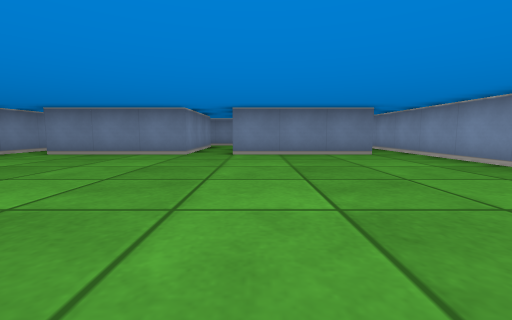
[1] (above)

12 first-person views from a walk through a cub3D ray-caster map. The camera is about half as high as the walls, tilts 6° down and sees 90° across. The floor is counted in squares. Each view is taken from the middle of a square. On the plan, view 1 faces up. The plan holds only what a view shows up to about 9 squares ahead; the rest is blank.

[2]
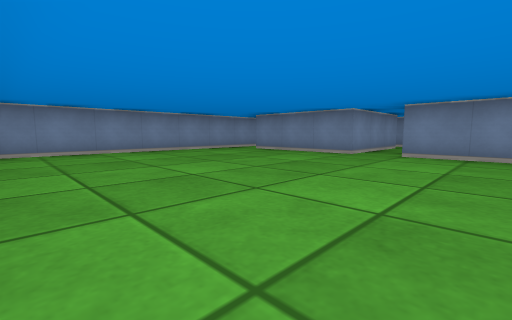

[3]
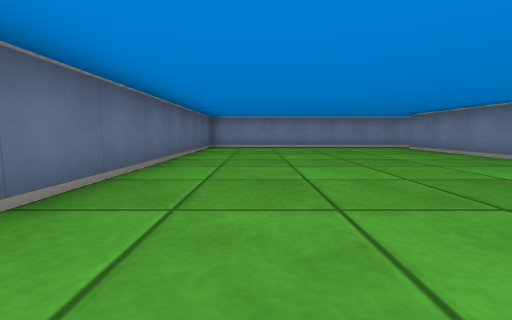

[4]
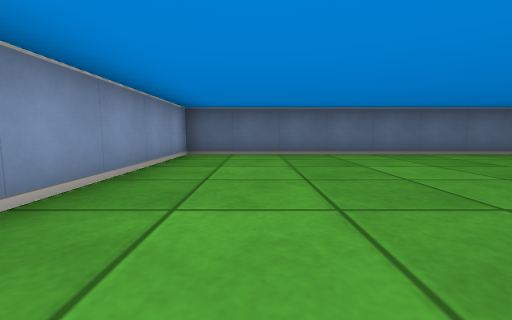

[5]
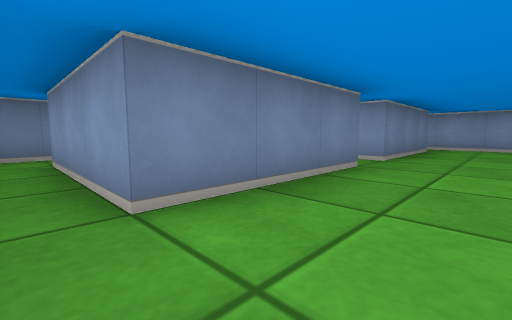

[6]
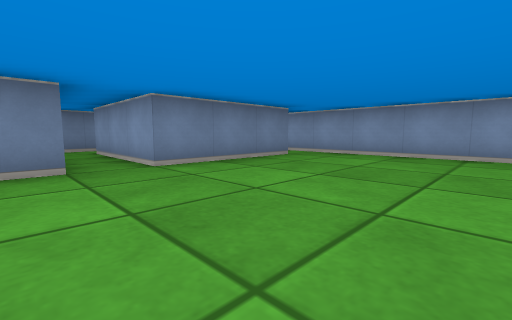

[7]
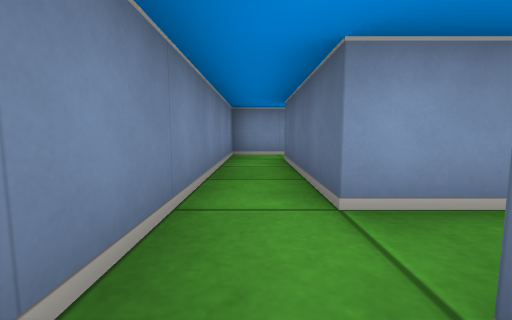

[8]
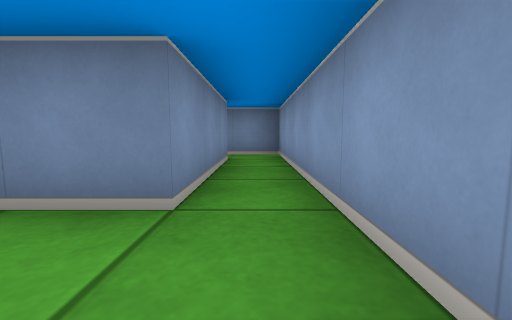

[9]
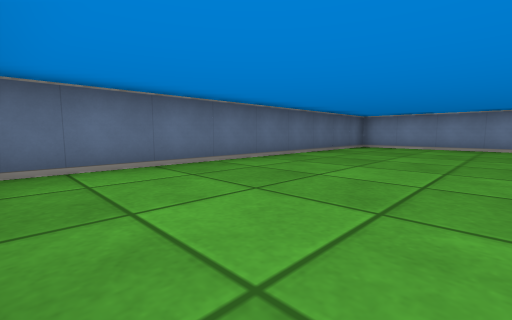

[10]
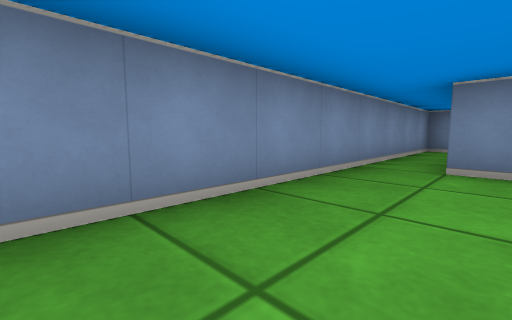

[11]
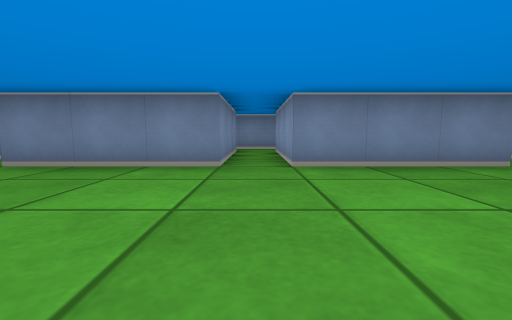

[12]
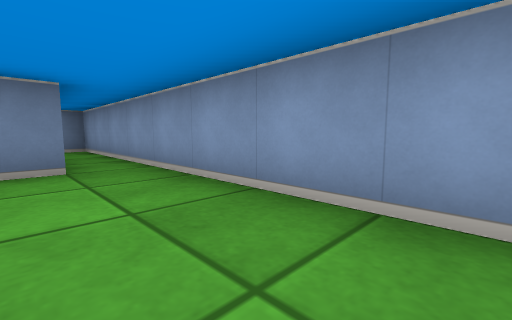

### Floor plan
Points are (right, up) in squares from view 1. A wall is a line through its corners. A room is listed if a view was taken in it or the views show most of it. See-through windows are left out.
Room 1 (views 1, 2, 3, 4, 5, 6, 8, 9, 10, 11, 12)
walls: (-1.5, 5.5) (-4.5, 5.5); (2.5, 5.5) (-0.5, 5.5); (-5.5, 5.5) (-5.5, -0.5) (3.5, -0.5) (3.5, 5.5)
ways out: opening at (-1, 5) to room 2; opening at (3, 6) to room 3; opening at (-5, 5) to room 4
Room 2 (view 7)
walls: (-1.5, 8.5) (-1.5, 5.5); (-0.4, 9.5) (-1.9, 9.5); (-0.5, 5.5) (-0.5, 8.5)
ways out: opening at (-1, 5) to room 1; opening at (0, 9) to room 3; opening at (-4, 9) to room 4
Room 3 (no view inside)
walls: (-0.5, 8.5) (2.5, 8.5) (2.5, 5.5); (3.5, 5.5) (3.5, 9.5) (-0.4, 9.5)
ways out: opening at (3, 6) to room 1; opening at (0, 9) to room 2
Room 4 (no view inside)
walls: (-4.4, 9.5) (-5.5, 9.5) (-5.5, 5.5); (-4.5, 5.5) (-4.5, 8.5)
ways out: opening at (-5, 5) to room 1; opening at (-4, 9) to room 2

Where each view was taken, in squares from view 1:
view 1: 0 up, 0 right, facing up
view 2: 0 up, 1 right, facing up-left
view 3: 1 up, 3 right, facing left
view 4: 5 up, 2 right, facing down
view 5: 4 up, 5 left, facing up-right
view 6: 2 up, 2 left, facing up-right
view 7: 9 up, 2 left, facing right
view 8: 4 up, 3 right, facing up
view 9: 3 up, 3 right, facing down-left
view 10: 2 up, 4 left, facing up-left
view 11: 2 up, 1 left, facing up
view 12: 2 up, 2 right, facing up-right
